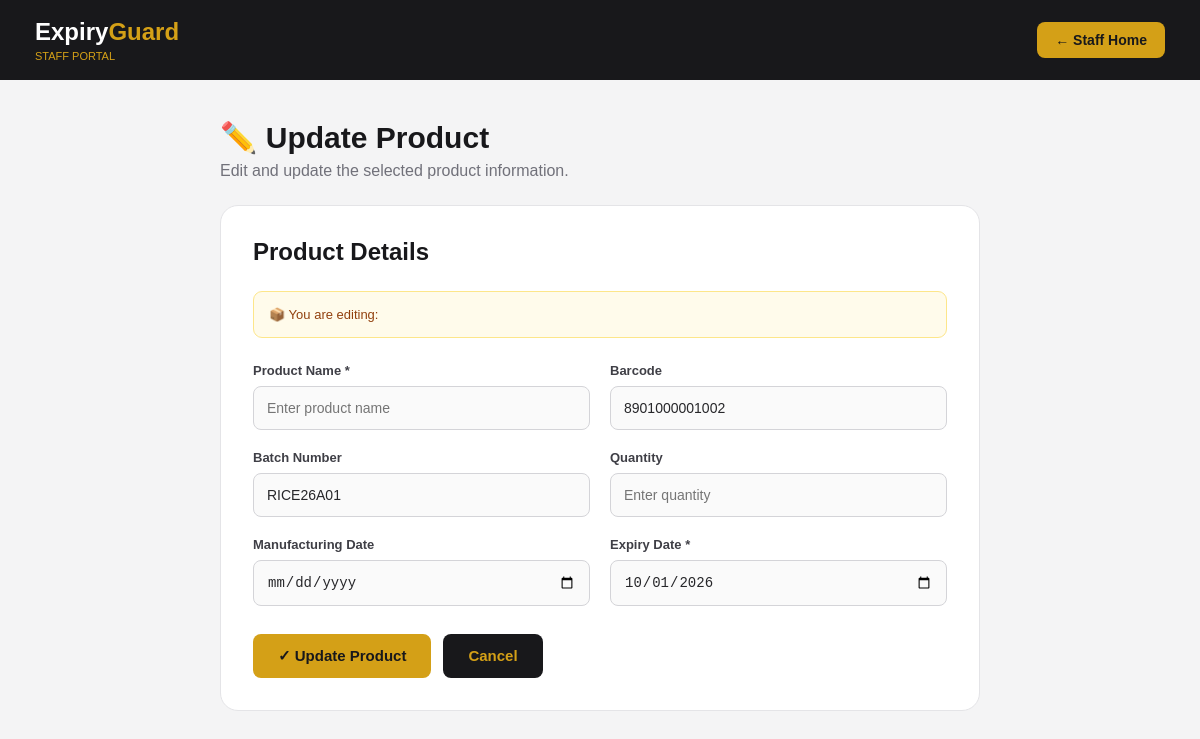
Page /staff/products/update/6/ (signed in) on the committed database.
### staff/models.py (models this page shows, shortened)
class Product(models.Model):
    name = models.CharField(max_length=200)
    barcode = models.CharField(
        max_length=100,
        unique=True
    )
    batch_number = models.CharField(
        max_length=100,
        blank=True
    )
    category = models.CharField(
        max_length=100,
        blank=True
    )
    manufacture_date = models.DateField(
        null=True,
        blank=True
    )
    expiry_date = models.DateField()
    price = models.DecimalField(
        max_digits=10,
        decimal_places=2,
        default=0
    )
    stock_quantity = models.IntegerField(
        default=0
    )

### staff/views.py (the view, shortened to what this page needs)
def update_staff_product(request, product_id):
    check = staff_login_required(request)
    if check:
        return check
    product = get_object_or_404(
        Product,
        id=product_id
    )
    return render(
        request,
        "staff/update_product.html",
        {
            "product": product
        }
    )

### staff/views.py (called while the page is built)
def staff_login_required(request):
    if not request.user.is_authenticated:
        return redirect("staff_login")
    return None

### staff/templates/staff/update_product.html (shortened to what this page needs)
<!DOCTYPE html>
<html lang="en">
<head>
</head>
<body>
<div class="header">
    <div>
        <div class="logo">
            Expiry<span>Guard</span>
        </div>
        <div class="portal">
            STAFF PORTAL
        </div>
    </div>
    <a
        href="{% url 'staff_home' %}"
        class="home-btn"
    >
        ← Staff Home
    </a>
</div>
<div class="container">
    <div class="title">
        <h1>✏️ Update Product</h1>
        <p>
            Edit and update the selected product information.
        </p>
    </div>
    <div class="card">
        <h2>
            Product Details
        </h2>
        <div class="product-info">
            📦 You are editing:
        </div>
        <form method="POST">
            <div class="form-grid">
                <div class="form-group">
                    <label>
                        Product Name *
                    </label>
                    <input
                        type="text"
                        name="name"
                        value="{{ product.product_name }}"
                        placeholder="Enter product name"
                        required
                    >
                </div>
                <div class="form-group">
                    <label>
                        Barcode
                    </label>
                    <input
                        type="text"
                        name="barcode"
                        value="{{ product.barcode|default:'' }}"
                        placeholder="Enter barcode"
                    >
                </div>
                <div class="form-group">
                    <label>
                        Batch Number
                    </label>
                    <input
                        type="text"
                        name="batch_number"
                        value="{{ product.batch_number|default:'' }}"
                        placeholder="Enter batch number"
                    >
                </div>
                <div class="form-group">
                    <label>
                        Quantity
                    </label>
                    <input
                        type="number"
                        name="quantity"
                        value="{{ product.quantity }}"
                        min="0"
                        placeholder="Enter quantity"
                    >
                </div>
                <div class="form-group">
                    <label>
                        Manufacturing Date
                    </label>
                    <input
                        type="date"
                        name="manufacturing_date"
                        value="{{ product.manufacturing_date|date:'Y-m-d' }}"
                    >
                </div>
                <div class="form-group">
                    <label>
                        Expiry Date *
                    </label>
                    <input
                        type="date"
                        name="expiry_date"
                        value="{{ product.expiry_date|date:'Y-m-d' }}"
                        required
                    >
                </div>
            </div>
            <div class="buttons">
                <button
                    type="submit"
                    class="update-btn"
                >
                    ✓ Update Product
                </button>
                <a
                    href="{% url 'staff_products' %}"
                    class="cancel-btn"
                >
                    Cancel
                </a>
            </div>
        </form>
    </div>
</div>
</body>
</html>

### staff/templates/staff/update_product.html (style rules this page uses)
* { margin: 0; padding: 0; box-sizing: border-box; }
body { font-family: Arial, sans-serif; background: #F4F4F5; color: #27272A; }
.header { background: #18181B; color: white; padding: 18px 35px; display: flex; justify-content: space-between; align-items: center; }
.logo { font-size: 24px; font-weight: bold; }
.logo span { color: #D4A017; }
.portal { color: #D4A017; font-size: 11px; margin-top: 4px; }
.home-btn { text-decoration: none; background: #D4A017; color: #18181B; padding: 10px 18px; border-radius: 8px; font-weight: bold; font-size: 14px; }
.container { max-width: 800px; margin: auto; padding: 40px 20px; }
.title { margin-bottom: 25px; }
.title h1 { font-size: 30px; color: #18181B; }
.title p { color: #71717A; margin-top: 7px; }
.card { background: white; padding: 32px; border-radius: 18px; border: 1px solid #E4E4E7; }
.card h2 { color: #18181B; margin-bottom: 25px; }
.form-grid { display: grid; grid-template-columns: repeat(2, 1fr); gap: 20px; }
.form-group label { display: block; margin-bottom: 8px; color: #3F3F46; font-size: 13px; font-weight: bold; }
.form-group input { width: 100%; padding: 13px; border: 1px solid #D4D4D8; border-radius: 8px; font-size: 14px; outline: none; color: #27272A; background: #FAFAFA; }
.buttons { display: flex; gap: 12px; margin-top: 28px; }
.update-btn { padding: 13px 25px; background: #D4A017; color: #18181B; border: none; border-radius: 8px; font-size: 15px; font-weight: bold; cursor: pointer; }
.cancel-btn { display: inline-block; padding: 13px 25px; background: #18181B; color: #D4A017; border-radius: 8px; text-decoration: none; font-size: 15px; font-weight: bold; }
.product-info { margin-bottom: 25px; padding: 15px; background: #FFFBEB; border: 1px solid #FDE68A; border-radius: 9px; font-size: 13px; color: #92400E; }

### rows in the picture
Product: barcode "8901000001002", batch_number "RICE26A01", expiry_date "10/01/2026"
